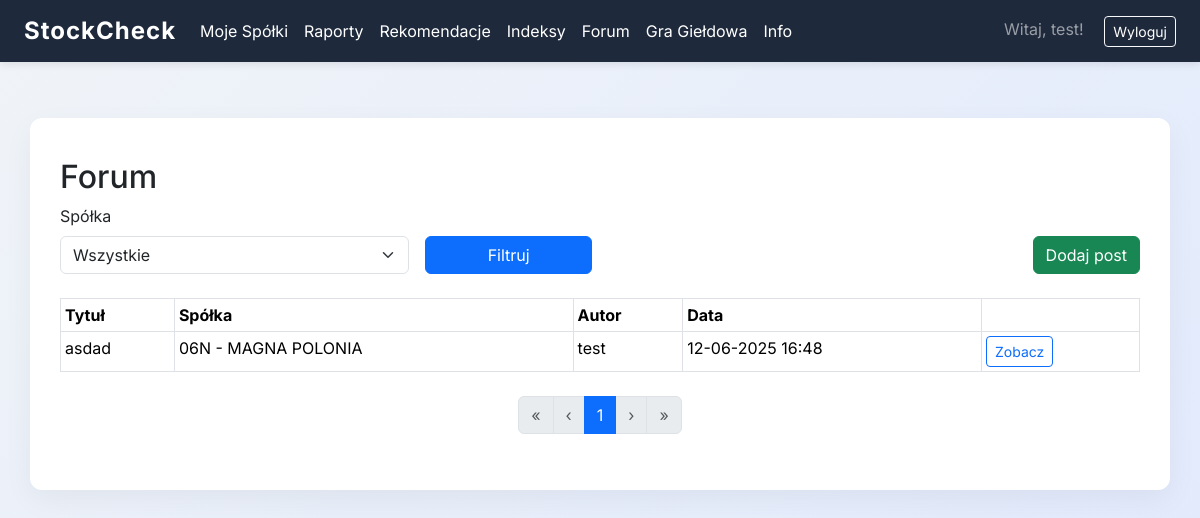
The app's page /forum/ (signed in), older data.
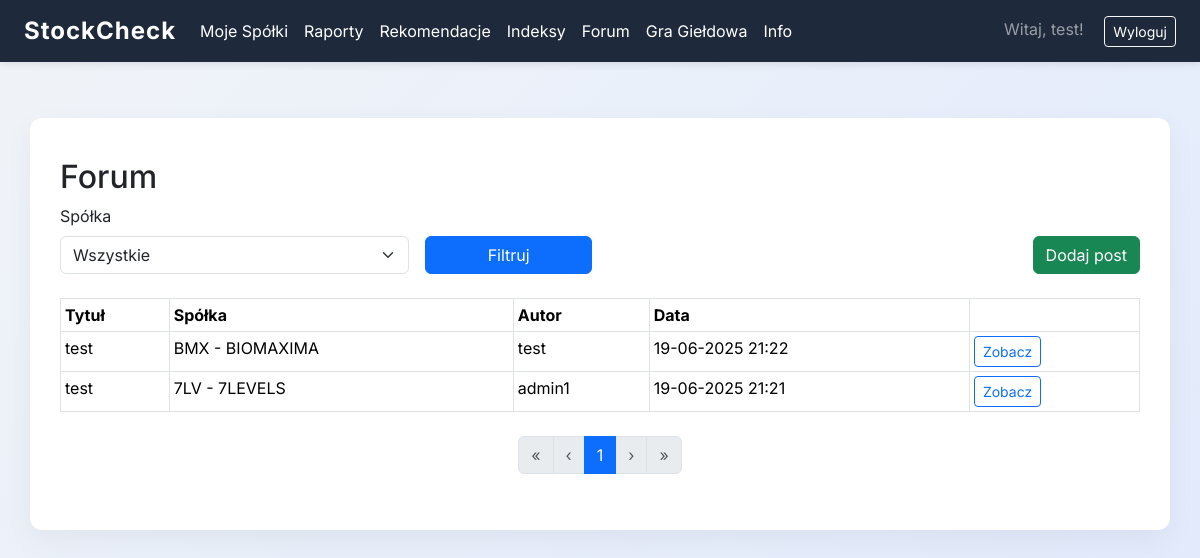
The same page, newer data.
### myproject/forum/models.py (models this page shows, shortened)
class Post(db.Model):
    id = db.Column(db.Integer, primary_key=True)
    user_id = db.Column(db.Integer, db.ForeignKey('users.id'), nullable=False)
    company_id = db.Column(db.Integer, db.ForeignKey('company.id'), nullable=False)
    title = db.Column(db.String(200), nullable=False)
    content = db.Column(db.Text, nullable=False)
    created_at = db.Column(db.DateTime, default=datetime.utcnow)
    user = db.relationship('User', backref=db.backref('posts', lazy=True))
    company = db.relationship('Company', backref=db.backref('posts', lazy=True))

### myproject/companies/models.py (models this page shows, shortened)
class Company(db.Model):
    id = db.Column(db.Integer, primary_key=True)
    ticker = db.Column(db.String(10), unique=True, nullable=False)
    name = db.Column(db.String(100), nullable=False)
    industry_id = db.Column(db.Integer, db.ForeignKey('industry.id'))
    market = db.Column(db.String(100), nullable=True)
    industry = db.relationship('Industry', backref=db.backref('companies', lazy=True))
    indices = db.relationship('Index', secondary=company_index, backref=db.backref('companies', lazy='dynamic'))

### myproject/auth/models.py (models this page shows, shortened)
class User(UserMixin, db.Model):
    __tablename__ = 'users'
    id = db.Column(db.Integer, primary_key=True)
    email = db.Column(db.String(64), unique=True, index=True)
    username = db.Column(db.String(64), unique=True, index=True)
    password_hash = db.Column(db.String(128))
    role = db.Column(db.String(20), default="user")  # "user" lub "admin"
    companies = db.relationship('UserCompany', backref='owner', lazy=True)
    portfolio = db.relationship('GamePortfolio', backref='user', uselist=False)

### myproject/forum/views.py (the view)
@forum.route('/')
@login_required
def forum_main():
    companies = Company.query.order_by(Company.ticker).all()
    selected_company = request.args.get('company')
    query = Post.query.order_by(Post.created_at.desc())
    if selected_company:
        query = query.filter(Post.company_id == int(selected_company))
    page = request.args.get('page', 1, type=int)
    per_page = 20
    posts_pagination = query.paginate(page=page, per_page=per_page, error_out=False)
    posts = posts_pagination.items
    return render_template('/forum/forum.html', posts=posts, companies=companies, selected_company=selected_company, pagination=posts_pagination)

### myproject/templates/forum/forum.html (shortened to what this page needs)
{% extends 'base.html' %}
{% block content %}
<h2>Forum</h2>
<form method="get" class="row g-3 mb-4">
    <div class="col-md-4">
        <label for="company" class="form-label">Spółka</label>
        <select name="company" id="company" class="form-select">
            <option value="">Wszystkie</option>
        </select>
    </div>
    <div class="col-md-2 align-self-end">
        <button type="submit" class="btn btn-primary w-100">Filtruj</button>
    </div>
    <div class="col-md-6 align-self-end text-end">
        <a href="{{ url_for('forum.add_post') }}" class="btn btn-success">Dodaj post</a>
    </div>
</form>
<table class="table table-sm table-bordered mb-4">
    <thead>
        <tr>
            <th>Tytuł</th>
            <th>Spółka</th>
            <th>Autor</th>
            <th>Data</th>
            <th></th>
        </tr>
    </thead>
    <tbody>
    {% for post in posts %}
        <tr>
            <td>{{ post.title }}</td>
            <td>{{ post.company.ticker }} - {{ post.company.name }}</td>
            <td>{{ post.user.username }}</td>
            <td>{{ post.created_at.strftime('%d-%m-%Y %H:%M') }}</td>
            <td>
                <a href="{{ url_for('forum.post_detail', post_id=post.id) }}" class="btn btn-sm btn-outline-primary">Zobacz</a>
            </td>
        </tr>
    {% endfor %}
    </tbody>
</table>
{% if pagination is defined %}
<nav aria-label="Paginacja">
  <ul class="pagination justify-content-center">
    {% set start = pagination.page - 2 if pagination.page - 2 > 0 else 1 %}
    {% set end = pagination.page + 2 if pagination.page + 2 <= pagination.pages else pagination.pages %}
    {% if pagination.has_prev %}
      <li class="page-item">
        <a class="page-link" href="{{ url_for(request.endpoint, page=1, company=selected_company) }}">&laquo;</a>
      </li>
      <li class="page-item">
        <a class="page-link" href="{{ url_for(request.endpoint, page=pagination.prev_num, company=selected_company) }}">&lsaquo;</a>
      </li>
    {% else %}
      <li class="page-item disabled"><span class="page-link">&laquo;</span></li>
      <li class="page-item disabled"><span class="page-link">&lsaquo;</span></li>
    {% endif %}
    {% for p in range(start, end + 1) %}
      {% if p == pagination.page %}
        <li class="page-item active"><span class="page-link">{{ p }}</span></li>
      {% else %}
        <li class="page-item"><a class="page-link" href="{{ url_for(request.endpoint, page=p, company=selected_company) }}">{{ p }}</a></li>
      {% endif %}
    {% endfor %}
    {% if pagination.has_next %}
      <li class="page-item">
        <a class="page-link" href="{{ url_for(request.endpoint, page=pagination.next_num, company=selected_company) }}">&rsaquo;</a>
      </li>
      <li class="page-item">
        <a class="page-link" href="{{ url_for(request.endpoint, page=pagination.pages, company=selected_company) }}">&raquo;</a>
      </li>
    {% else %}
      <li class="page-item disabled"><span class="page-link">&rsaquo;</span></li>
      <li class="page-item disabled"><span class="page-link">&raquo;</span></li>
    {% endif %}
  </ul>
</nav>
{% endif %}
{% endblock %}

Row changes from the older to the newer data that the page shows:
removed Post: title "asdad", company.ticker "06N", company.name "MAGNA POLONIA", user.username "test", created_at "12-06-2025 16:48"
added Post: title "test", company.ticker "BMX", company.name "BIOMAXIMA", user.username "test", created_at "19-06-2025 21:22"
added Post: title "test", company.ticker "7LV", company.name "7LEVELS", user.username "admin1", created_at "19-06-2025 21:21"
